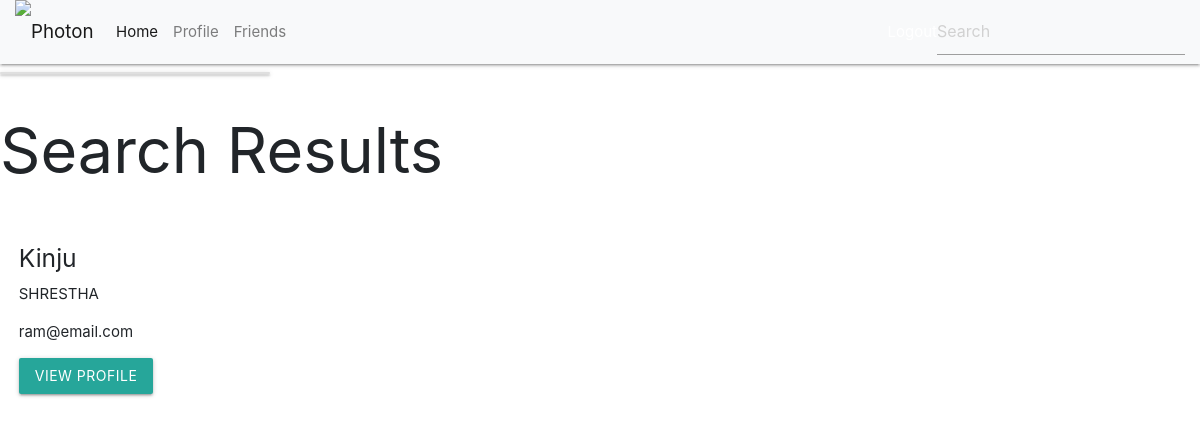
Before: /user/ with the older database file.
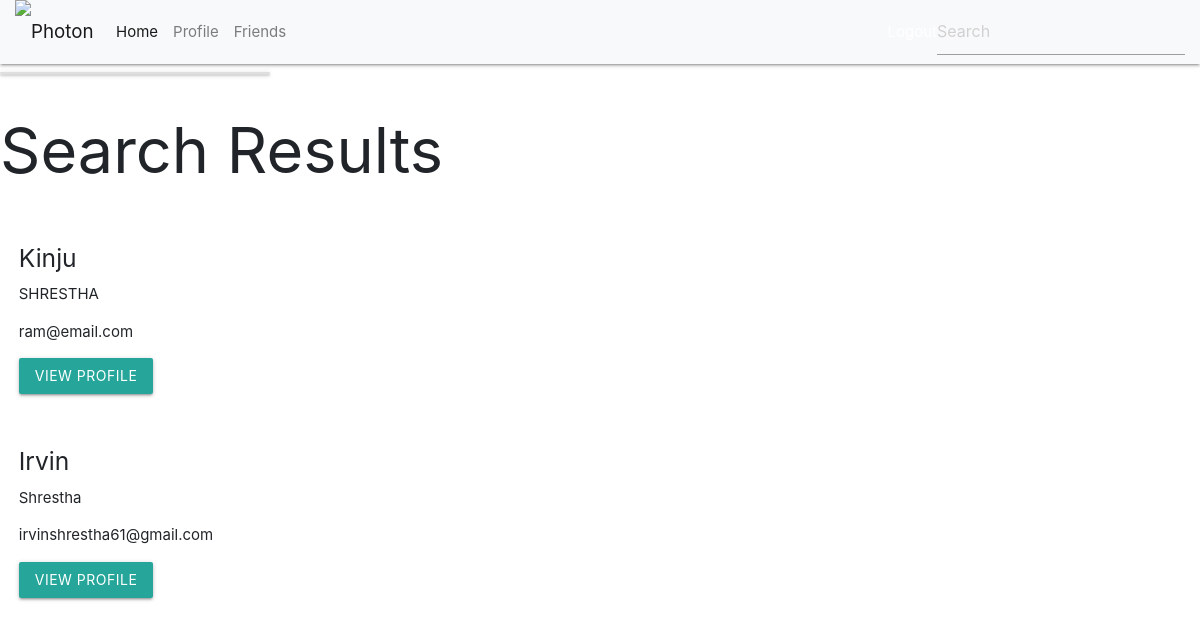
After: the same page with the newer database file.
### main/models.py (models this page shows, shortened)
class User(models.Model):
	first_name = models.CharField(max_length=200)
	last_name = models.CharField(max_length=200)
	email = models.CharField(max_length=200)
	password = models.CharField(max_length=200)

### main/views.py (the view)
# urls.py: path('user/', views.list_Users, name = "list"),
def list_Users(request):
    u = User.objects.all()
    query = " "
    context = {}
    if request.GET:
        query = request.GET['q']
        u = get_data_queryset(query)
    context['Users'] = u
    return render(request, "list.html",
        context)

### main/Templates/list.html (shortened to what this page needs)
{% extends "NAV.html" %}
{% block content %}
{% if Users %}
<div class="card" style="width: 18rem;"></div>
<h1>Search Results</h1>
{% for User in Users %}
 <div class="card-body">
   <h5 class="card-title">{{User.first_name}}</h5>
   <p class="card-text">{{User.last_name}}</p>
   <p class="card-text">{{User.email}}</p>
   <a href="{% url 'accounts:logout' %}" class="btn btn-primary">View Profile</a>
 </div>
 {% endfor %}
{% endif %}
{% endblock %}

### Templates/NAV.html (shortened to what this page needs)
{% load static %}
<!DOCTYPE html>
<html lang="en">
<head>
    <link rel="stylesheet" href="https://stackpath.bootstrapcdn.com/bootstrap/4.3.1/css/bootstrap.min.css">
    <link rel="stylesheet" href="https://maxcdn.bootstrapcdn.com/font-awesome/4.7.0/css/font-awesome.min.css">
   <link rel="stylesheet" href="https://cdnjs.cloudflare.com/ajax/libs/materialize/1.0.0/css/materialize.min.css">
</head>
<body>
    <div class="bs-example"><meta name="viewport" content="width=device-width, initial-scale=1.0">
        <nav class="navbar navbar-expand-md navbar-light bg-light">
            <a href="#" class="navbar-brand">
                <img src="{% static 'images/Web1.png' %}" height="50" alt="Photon">
            </a>
            <div class="collapse navbar-collapse" id="navbarCollapse">
                <div class="navbar-nav">
                    <a href="#" class="nav-item nav-link active">Home</a>
                    <a href="#" class="nav-item nav-link">Profile</a>
                    <a href="#" class="nav-item nav-link">Friends</a>
                </div>
                <div class="navbar-nav ml-auto">
                    <li><a href="{% url 'accounts:logout' %}">Logout</a>
                </div>
        <form method = "get" class = "seach-bar" action="{% url 'Main:list' %}">
        <input type = "text" name = "q" placeholder = "Search">
        </form>
        </nav>
    </div>
</body>
{% block content %}
{% endblock %}

### Templates/NAV.html (style rules this page uses)
.bs-example { margin: 0px; }

Changed rows visible on the page:
added User: first_name "Irvin", last_name "Shrestha", email "irvinshrestha61@gmail.com"
